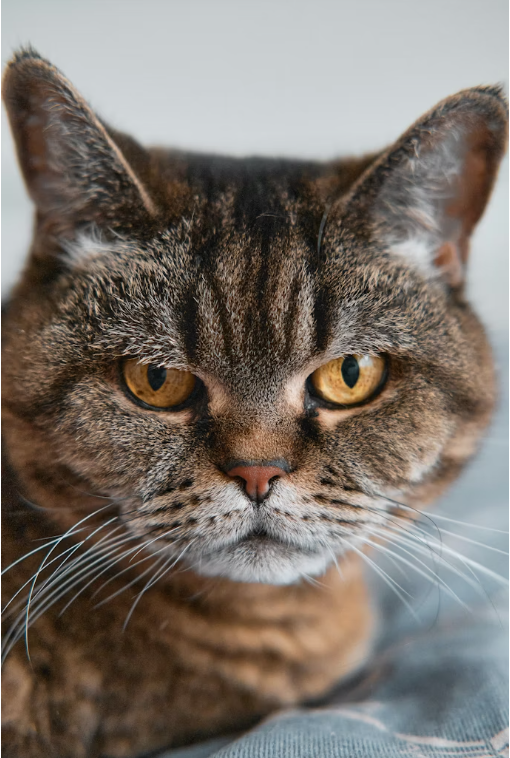
#> input picture CT/cat.png, 510 x 758 px
$ jupyter execute problem3.ipynb
#> lines starting #> are read from the running program, lines starting #| are printed output that depends on the picture; after the words box and inside, x2 and y2 are one past the last pixel; in counts of white or black regions, pixels touching at a corner belong together
[cell 1]
import cv2
import matplotlib.pyplot as plt
import numpy as np

[cell 2]
image = cv2.imread("cat.png")
#> image is the input picture: shape (758, 510, 3); mean B, G, R 107.2, 114.9, 123.1

[cell 3]
gray = cv2.cvtColor(image, cv2.COLOR_BGR2GRAY)
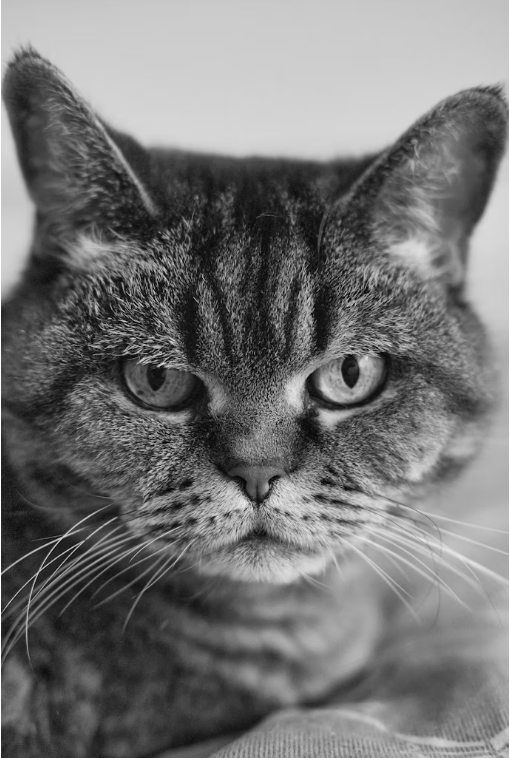
#> gray: shape (758, 510); min 2, max 255, mean 116.5

# 3 Bit-Plane Slicing
# Extract all 8 bit planes
bit_planes = []

for bit in range(8):
    # Extract the bit
    plane = (gray >> bit) & 1

    # Convert 0/1 to 0/255 for display
    plane = plane * 255

    bit_planes.append(plane.astype(np.uint8))
#> this loop made 8 passes
#> pass 1, `plane = (gray >> bit) & 1`:
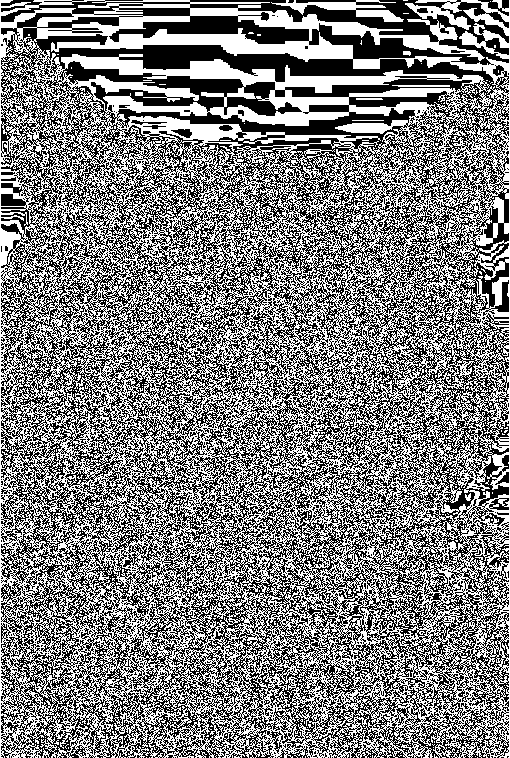
#> plane: shape (758, 510); values 0 (black) and 1 (white), 49.9% white in thin lines or dots
#> pass 2, `plane = (gray >> bit) & 1`:
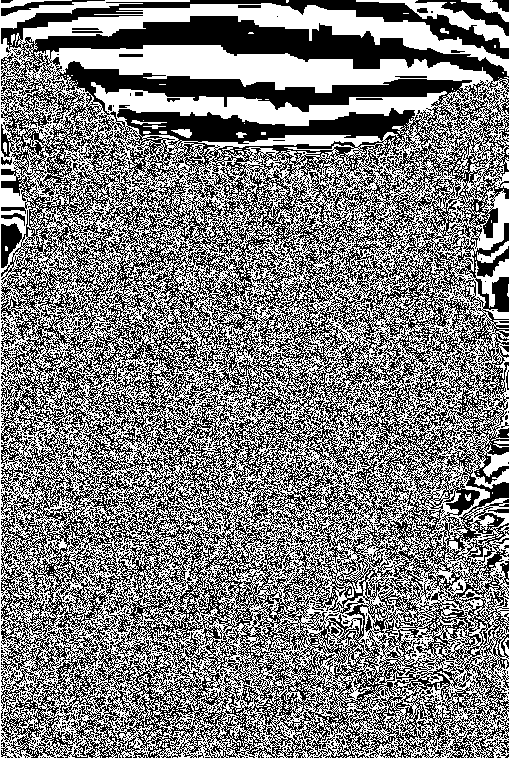
#> plane: shape (758, 510); values 0 (black) and 1 (white), 50.2% white; black in thin lines or dots
#> after the loop:
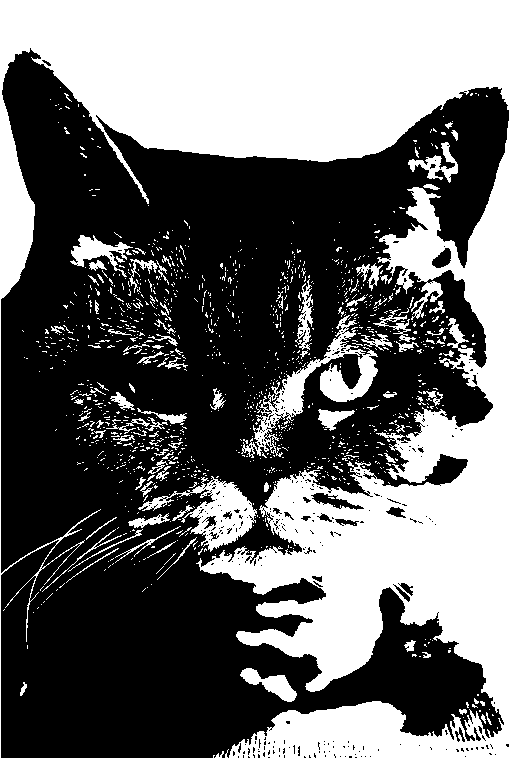
#> plane: shape (758, 510); 41.5% white; 1189 white regions (1094 under 20 px), largest, box (x1, y1, x2, y2) and area: (0, 0, 510, 758) 140264, (241, 315, 378, 458) 4046, (138, 476, 257, 552) 2955
#> after the loop, bit_planes = 8 items


# Display Bit Planes
plt.figure(figsize=(12, 8))

for i in range(8):
    plt.subplot(2, 4, i + 1)
    plt.imshow(bit_planes[i], cmap="gray")
    plt.title(f"Bit Plane {i}")
    plt.axis("off")

plt.tight_layout()
plt.show()
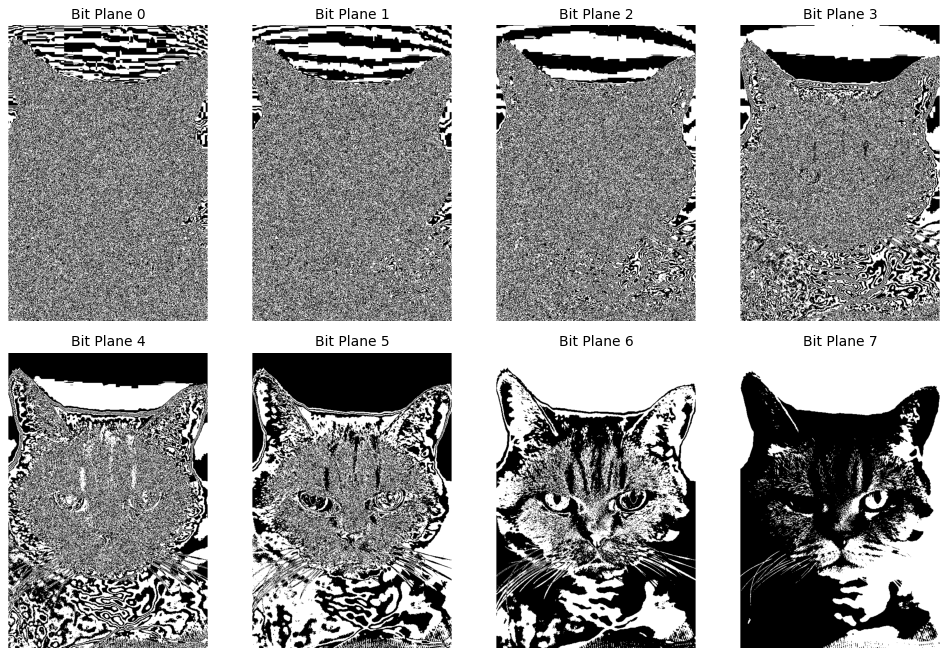
#> figure drawn by matplotlib, 8 panels
